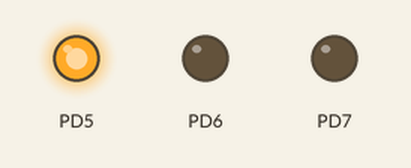
This program was run on a simulated ATmega32, built with avr-gcc and emulated at 8 MHz. Parts: output pins drawn as LEDs (lit = HIGH).

Above: at 0.2 s.
At 1.2 s:
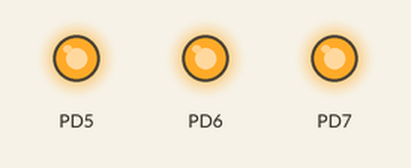
At 3.7 s:
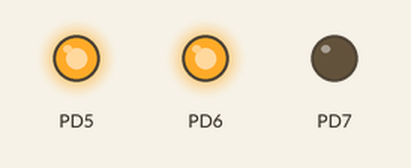
At 5.7 s:
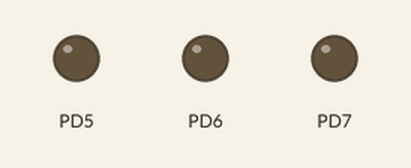
Timing chart, 0 to 6.9 s (numbered marks = the images above):
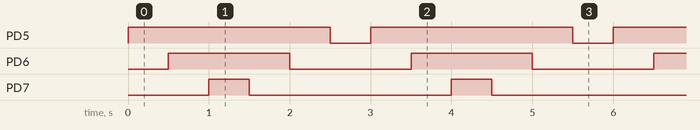

The program:

main.c
```c
/*
 * lab_2_GPIO.c
 *
 * Created: 22/08/2022 08:08:45 م
 * Author : salama
 */
#define F_CPU 8000000UL
#include "Reg_Map.h"
#include <util/delay.h>

int main(void)
{
    DDRD |=(7<<5);
	Reset_bit(DDRD,0);
	PORTD |=(0b000<<5);
    while (1)
    {
		Toggle_bit(PORTD,5);
		_delay_ms(500);
		Toggle_bit(PORTD,6);
		_delay_ms(500);
		Toggle_bit(PORTD,7);
		_delay_ms(500);
		Toggle_bit(PORTD,7);
		_delay_ms(500);
		Toggle_bit(PORTD,6);
		_delay_ms(500);
		Toggle_bit(PORTD,5);
		_delay_ms(500);
    }
}
```

Reg_Map.h
```c
/*
 * Reg_Map.h
 *
 * Created: 22/08/2022 08:09:45 م
 *  Author: elmnshawy
 */


#ifndef REG_MAP_H_
#define REG_MAP_H_

#define  PORTA    *((volatile unsigned char*)0X3B)
#define  DDRA     *((volatile unsigned char*)0X3A)
#define  PINA     *((volatile unsigned char*)0X39)

#define  PORTB    *((volatile unsigned char*)0X38)
#define  DDRB     *((volatile unsigned char*)0X37)
#define  PINB     *((volatile unsigned char*)0X36)

#define  PORTC    *((volatile unsigned char*)0X35)
#define  DDRC     *((volatile unsigned char*)0X34)
#define  PINC     *((volatile unsigned char*)0X33)

#define  PORTD    *((volatile unsigned char*)0X32)
#define  DDRD     *((volatile unsigned char*)0X31)
#define  PIND     *((volatile unsigned char*)0X30)

#define  Set_bit(reg,bit)      (reg |=(1<<bit))
#define  Reset_bit(reg,bit)    (reg &=~(1<<bit))
#define  Toggle_bit(reg,bit)   (reg ^=(1<<bit))
#define  Read_bit(reg,bit)     ((reg & (1<<bit))>>bit)


#endif /* REG_MAP_H_ */
```

Measured:
- by itself, PD5: alternates HIGH for 2.5 s and LOW for 0.50 s
- by itself, PD6: alternates HIGH for 1.5 s and LOW for 1.5 s
- by itself, PD7: alternates HIGH for 0.50 s and LOW for 2.5 s
